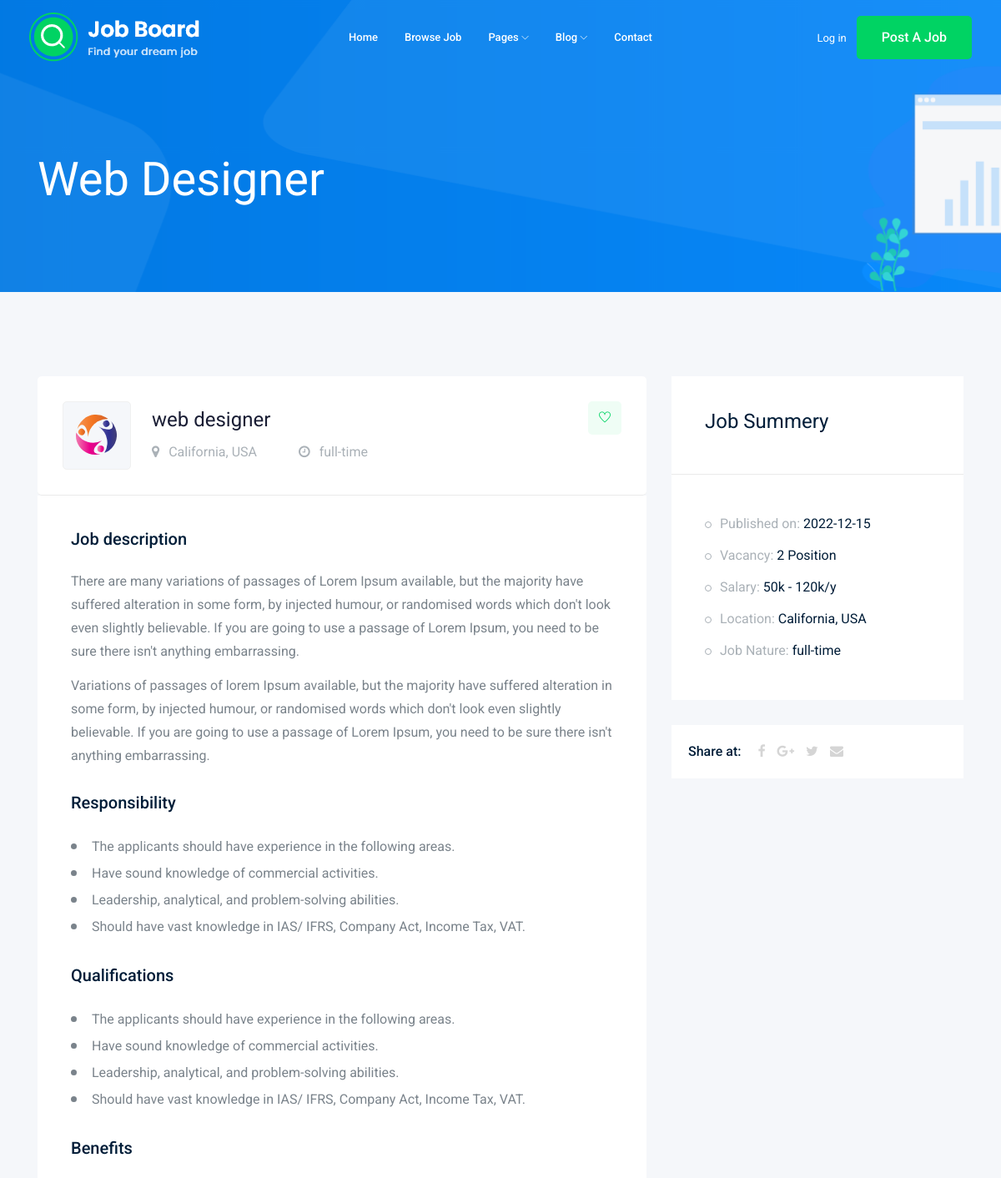
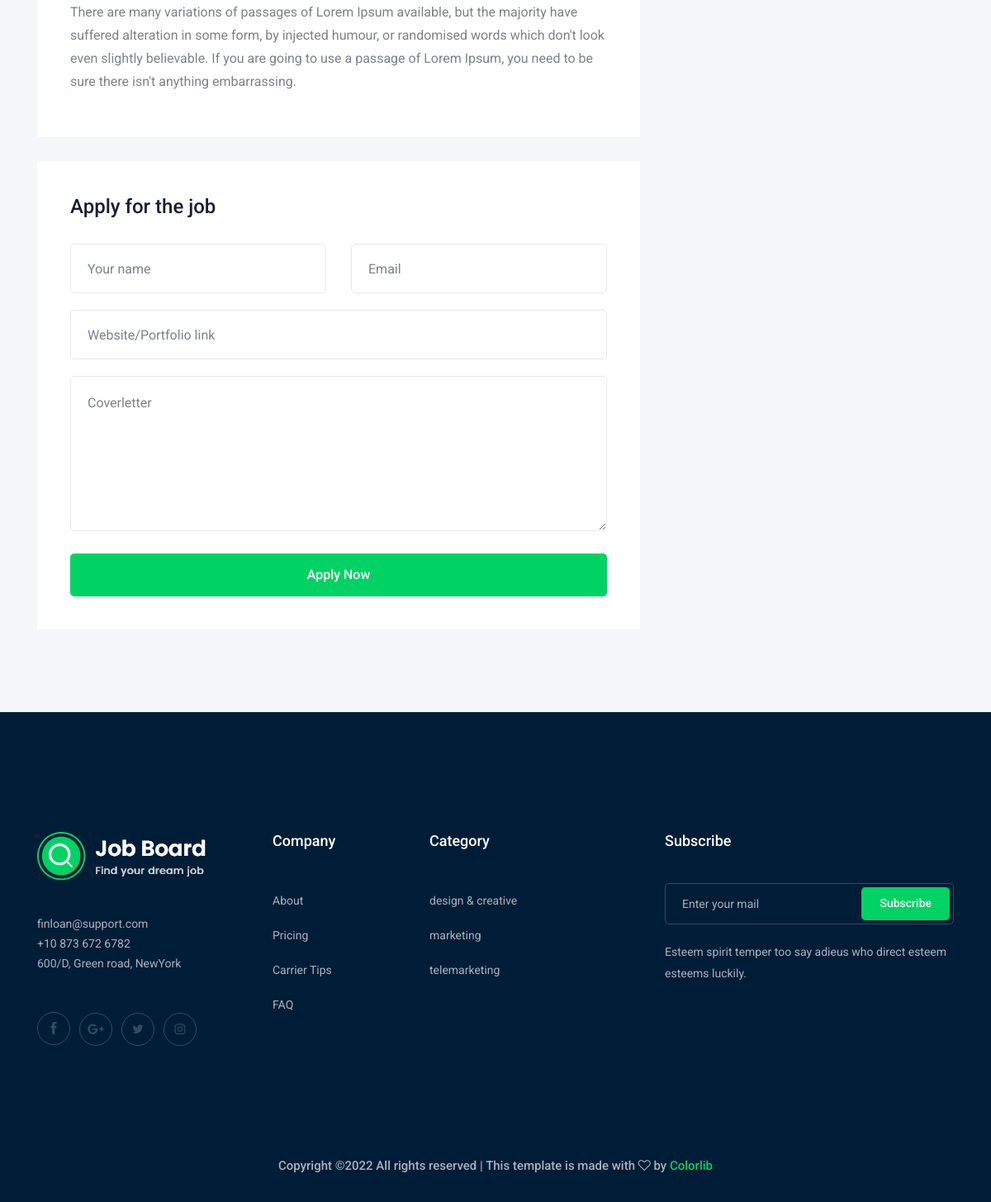
The app's page /job_details.php?id=1 with its own data (2 pictures, top to bottom).
### tables this page shows
CREATE TABLE `jobs` (
  `id` int(11) NOT NULL,
  `name` varchar(255) NOT NULL,
  `category_id` int(11) NOT NULL,
  `company_id` int(11) NOT NULL,
  `location` varchar(255) NOT NULL,
  `nature_id` int(11) NOT NULL,
  `publication` date NOT NULL,
  `vacancy` int(11) NOT NULL,
  `salary` varchar(255) NOT NULL
);

CREATE TABLE `companies` (
  `id` int(11) NOT NULL,
  `name` varchar(255) NOT NULL,
  `logo` varchar(255) NOT NULL
);

CREATE TABLE `natures` (
  `id` int(11) NOT NULL,
  `name` varchar(255) NOT NULL
);

CREATE TABLE `categories` (
  `id` int(11) NOT NULL,
  `name` varchar(255) NOT NULL
);

### job_details.php (the view, shortened to what this page needs)
<?php
$db=require 'db.php';
$id=$_GET['id'];
$jobs=$db->query("SELECT natures.id, natures.name as natures_name, companies.logo,jobs.id as id_job,
    jobs.name as name_job,jobs.category_id, jobs.company_id,jobs.location,jobs.publication,jobs.vacancy,jobs.salary
    FROM jobs
    INNER JOIN companies ON jobs.company_id=companies.id
    INNER JOIN natures ON jobs.nature_id=natures.id WHERE jobs.id={$id}
    ")->fetch(PDO::FETCH_ASSOC);
?>
<!doctype html>
<html class="no-js" lang="zxx">
<head>
    <link rel="stylesheet" href="css/bootstrap.min.css">
    <link rel="stylesheet" href="css/owl.carousel.min.css">
    <link rel="stylesheet" href="css/magnific-popup.css">
    <link rel="stylesheet" href="css/font-awesome.min.css">
    <link rel="stylesheet" href="css/themify-icons.css">
    <link rel="stylesheet" href="css/nice-select.css">
    <link rel="stylesheet" href="css/flaticon.css">
    <link rel="stylesheet" href="css/gijgo.css">
    <link rel="stylesheet" href="css/animate.min.css">
    <link rel="stylesheet" href="css/slicknav.css">
    <link rel="stylesheet" href="css/style.css">
</head>
<body>
       <?php require $_SERVER['DOCUMENT_ROOT'] . '/ln_job/parts/header.php';?>
    <div class="bradcam_area bradcam_bg_1">
        <div class="container">
            <div class="row">
                <div class="col-xl-12">
                    <div class="bradcam_text">
                        <h3><?=$jobs['name_job']?></h3>
                    </div>
                </div>
            </div>
        </div>
    </div>
    <div class="job_details_area">
        <div class="container">
            <div class="row">
                <div class="col-lg-8">
                    <div class="job_details_header">
                        <div class="single_jobs white-bg d-flex justify-content-between">
                            <div class="jobs_left d-flex align-items-center">
                                <div class="thumb">
                                    <img src="<?=$jobs['logo']?>" alt="">
                                </div>
                                <div class="jobs_conetent">
                                    <a href=""><h4><?=$jobs['name_job']?></h4></a>
                                    <div class="links_locat d-flex align-items-center">
                                        <div class="location">
                                            <p> <i class="fa fa-map-marker"></i> <?=$jobs['location']?></p>
                                        </div>
                                        <div class="location">
                                            <p> <i class="fa fa-clock-o"></i> <?=$jobs['natures_name']?></p>
                                        </div>
                                    </div>
                                </div>
                            </div>
                            <div class="jobs_right">
                                <div class="apply_now">
                                    <a class="heart_mark" href="#"> <i class="ti-heart"></i> </a>
                                </div>
                            </div>
                        </div>
                    </div>
                    <div class="descript_wrap white-bg">
                        <div class="single_wrap">
                            <h4>Job description</h4>
                            <p>There are many variations of passages of Lorem Ipsum available, but the majority have suffered alteration in some form, by injected humour, or randomised words which don't look even slightly believable. If you are going to use a passage of Lorem Ipsum, you need to be sure there isn't anything embarrassing.</p>
                            <p>Variations of passages of lorem Ipsum available, but the majority have suffered alteration in some form, by injected humour, or randomised words which don't look even slightly believable. If you are going to use a passage of Lorem Ipsum, you need to be sure there isn't anything embarrassing.</p>
                        </div>
                        <div class="single_wrap">
                            <h4>Responsibility</h4>
                            <ul>
                                <li>The applicants should have experience in the following areas.
                                </li>
                                <li>Have sound knowledge of commercial activities.</li>
                                <li>Leadership, analytical, and problem-solving abilities.</li>
                                <li>Should have vast knowledge in IAS/ IFRS, Company Act, Income Tax, VAT.</li>
                            </ul>
                        </div>
                        <div class="single_wrap">
                            <h4>Qualifications</h4>
                            <ul>
                                <li>The applicants should have experience in the following areas.
                                </li>
                                <li>Have sound knowledge of commercial activities.</li>
                                <li>Leadership, analytical, and problem-solving abilities.</li>
                                <li>Should have vast knowledge in IAS/ IFRS, Company Act, Income Tax, VAT.</li>
                            </ul>
                        </div>
                        <div class="single_wrap">
                            <h4 id="form">Benefits</h4>
                            <p>There are many variations of passages of Lorem Ipsum available, but the majority have suffered alteration in some form, by injected humour, or randomised words which don't look even slightly believable. If you are going to use a passage of Lorem Ipsum, you need to be sure there isn't anything embarrassing.</p>
                        </div>
                    </div>
                    <div class="apply_job_form white-bg">
                        <h4>Apply for the job</h4>
                        <form action="ln/send_form.php" method="POST">
                            <div class="row">
                                <div class="col-md-6">
                                    <div class="input_field">
                                        <input type="text" placeholder="Your name" name="name" id="name">
                                    </div>
                                </div>
                                <div class="col-md-6">
                                    <div class="input_field">
                                        <input type="text" placeholder="Email" name="email" id="email">
                                    </div>
                                </div>
                                <div class="col-md-12">
                                    <div class="input_field">
                                        <input type="text" placeholder="Website/Portfolio link" name="link_p" id="link_p">
                                    </div>
                                </div>
                                <div class="col-md-12">
                                    <div class="input_field">
                                        <textarea name="coverletter" cols="30" rows="10" placeholder="Coverletter" id="Coverletter"></textarea>
                                    </div>
                                </div>
                                <div class="col-md-12">
                                    <div class="submit_btn">
                                        <input class="boxed-btn3 w-100" type="submit" value="Apply Now" id="Apply_Now">
                                    </div>
                                </div>
                            </div>
                        </form>
                    </div>
                </div>
                <div class="col-lg-4">
                    <div class="job_sumary">
                        <div class="summery_header">
                            <h3>Job Summery</h3>
                        </div>
                        <div class="job_content">
                            <ul>
                                <li>Published on: <span><?=$jobs['publication']?></span></li>
                                <li>Vacancy: <span><?=$jobs['vacancy']?> Position</span></li>
                                <li>Salary: <span><?=$jobs['salary']?></span></li>
                                <li>Location: <span><?=$jobs['location']?></span></li>
                                <li>Job Nature: <span> <?=$jobs['natures_name']?></span></li>
                            </ul>
                        </div>
                    </div>
                    <div class="share_wrap d-flex">
                        <span>Share at:</span>
                        <ul>
                            <li><a href="#"> <i class="fa fa-facebook"></i></a> </li>
                            <li><a href="#"> <i class="fa fa-google-plus"></i></a> </li>
                            <li><a href="#"> <i class="fa fa-twitter"></i></a> </li>
                            <li><a href="#"> <i class="fa fa-envelope"></i></a> </li>
                        </ul>
                    </div>
                    <div class="job_location_wrap">
                        <div class="job_lok_inner">
                            <div id="map" style="height: 200px;"></div>
                          </div>
                    </div>
                </div>
            </div>
        </div>
    </div>
    <footer class="footer">
        <div class="footer_top">
            <div class="container">
                <div class="row">
                    <div class="col-xl-3 col-md-6 col-lg-3">
                        <div class="footer_widget wow fadeInUp" data-wow-duration="1s" data-wow-delay=".3s">
                            <div class="footer_logo">
                                <a href="#">
                                    <img src="img/logo.png" alt="">
                                </a>
                            </div>
                            <p>
                                finloan@support.com <br>
                                +10 873 672 6782 <br>
                                600/D, Green road, NewYork
                            </p>
                            <div class="socail_links">
                                <ul>
                                    <li>
                                        <a href="#">
                                            <i class="ti-facebook"></i>
                                        </a>
                                    </li>
                                    <li>
                                        <a href="#">
                                            <i class="fa fa-google-plus"></i>
                                        </a>
                                    </li>
                                    <li>
                                        <a href="#">
                                            <i class="fa fa-twitter"></i>
                                        </a>
                                    </li>
                                    <li>
                                        <a href="#">
                                            <i class="fa fa-instagram"></i>
                                        </a>
                                    </li>
                                </ul>
                            </div>
                        </div>
                    </div>
                    <div class="col-xl-2 col-md-6 col-lg-2">
                        <div class="footer_widget wow fadeInUp" data-wow-duration="1.1s" data-wow-delay=".4s">
                            <h3 class="footer_title">
                                Company
                            </h3>
                            <ul>
                                <li><a href="#">About </a></li>
                                <li><a href="#"> Pricing</a></li>
                                <li><a href="#">Carrier Tips</a></li>
                                <li><a href="#">FAQ</a></li>
                            </ul>
                        </div>
                    </div>
                    <?php require $_SERVER['DOCUMENT_ROOT'] . '/ln_job/parts/footer_category.php';?>
                    <div class="col-xl-4 col-md-6 col-lg-4">
                        <div class="footer_widget wow fadeInUp" data-wow-duration="1.3s" data-wow-delay=".6s">
                            <h3 class="footer_title">
                                Subscribe
                            </h3>
                            <form action="#" class="newsletter_form">
                                <input type="text" placeholder="Enter your mail">
                                <button type="submit">Subscribe</button>
                            </form>
                            <p class="newsletter_text">Esteem spirit temper too say adieus who direct esteem esteems
                                luckily.</p>
                        </div>
                    </div>
                </div>
            </div>
        </div>
        <div class="copy-right_text wow fadeInUp" data-wow-duration="1.4s" data-wow-delay=".3s">
            <div class="container">
                <div class="row">
                    <div class="col-xl-12">
                        <p class="copy_right text-center">
Copyright &copy;<script>document.write(new Date().getFullYear());</script> All rights reserved | This template is made with <i class="fa fa-heart-o" aria-hidden="true"></i> by <a href="https://colorlib.com" target="_blank">Colorlib</a>
                        </p>
                    </div>
                </div>
            </div>
        </div>
    </footer>
</body>
</html>

### parts/footer_category.php
<?php
$db=require 'db.php';
$categories=$db->query("SELECT * FROM categories")->fetchAll(PDO::FETCH_ASSOC);
?>
<div class="col-xl-3 col-md-6 col-lg-3">
    <div class="footer_widget wow fadeInUp" data-wow-duration="1.2s" data-wow-delay=".5s">
        <h3 class="footer_title">
            Category
        </h3>
        <ul>
            <?php
            foreach ($categories as $category):?>
                <li><a href="/ln_job/jobs.php?nature_id=&name=&category_id=<?= $category['id']?>"><?=$category['name']?></a></li>
            <?php endforeach;?>
        </ul>
    </div>
</div>

### records on screen
jobs: name "Web Designer", company.logo (picture), name "web designer", location "California, USA", nature.name "full-time", publication "2022-12-15", vacancy "2", salary "50k - 120k/y"
categories: name "design & creative"
categories: name "marketing"
categories: name "telemarketing"
